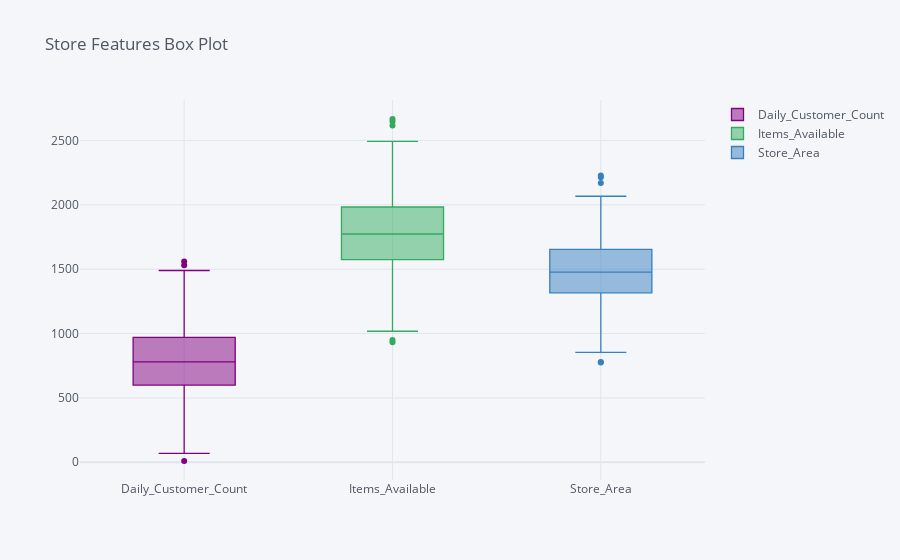

The cell this chart's notebook holds for it:
### Markdown cell above
# Data Visualization

### Code cell
Store.iplot(kind="box",
              keys=['Daily_Customer_Count', 'Items_Available', 'Store_Area'], boxpoints="outliers",
              title="Store Features Box Plot")

### Figure 1 — Plotly figure (JSON) as saved in the notebook; plotly's stock layout.template omitted (floating-point values rounded to 4 significant figures; data arrays with more than 128 entries replaced by an {"elided": "..."} marker saying what was removed)
{"data": [{"boxpoints": "outliers", "line": {"width": 1.3}, "marker": {"color": "rgba(128, 0, 128, 1.0)"}, "name": "Daily_Customer_Count", "orientation": "v", "type": "box", "y": {"elided": "896 int values"}}, {"boxpoints": "outliers", "line": {"width": 1.3}, "marker": {"color": "rgba(50, 171, 96, 1.0)"}, "name": "Items_Available", "orientation": "v", "type": "box", "y": {"elided": "896 int values"}}, {"boxpoints": "outliers", "line": {"width": 1.3}, "marker": {"color": "rgba(55, 128, 191, 1.0)"}, "name": "Store_Area", "orientation": "v", "type": "box", "y": {"elided": "896 int values"}}], "layout": {"legend": {"bgcolor": "#F5F6F9", "font": {"color": "#4D5663"}}, "paper_bgcolor": "#F5F6F9", "plot_bgcolor": "#F5F6F9", "title": {"font": {"color": "#4D5663"}, "text": "Store Features Box Plot"}, "xaxis": {"gridcolor": "#E1E5ED", "showgrid": true, "tickfont": {"color": "#4D5663"}, "title": {"font": {"color": "#4D5663"}, "text": ""}, "zerolinecolor": "#E1E5ED"}, "yaxis": {"gridcolor": "#E1E5ED", "showgrid": true, "tickfont": {"color": "#4D5663"}, "title": {"font": {"color": "#4D5663"}, "text": ""}, "zerolinecolor": "#E1E5ED"}}}
